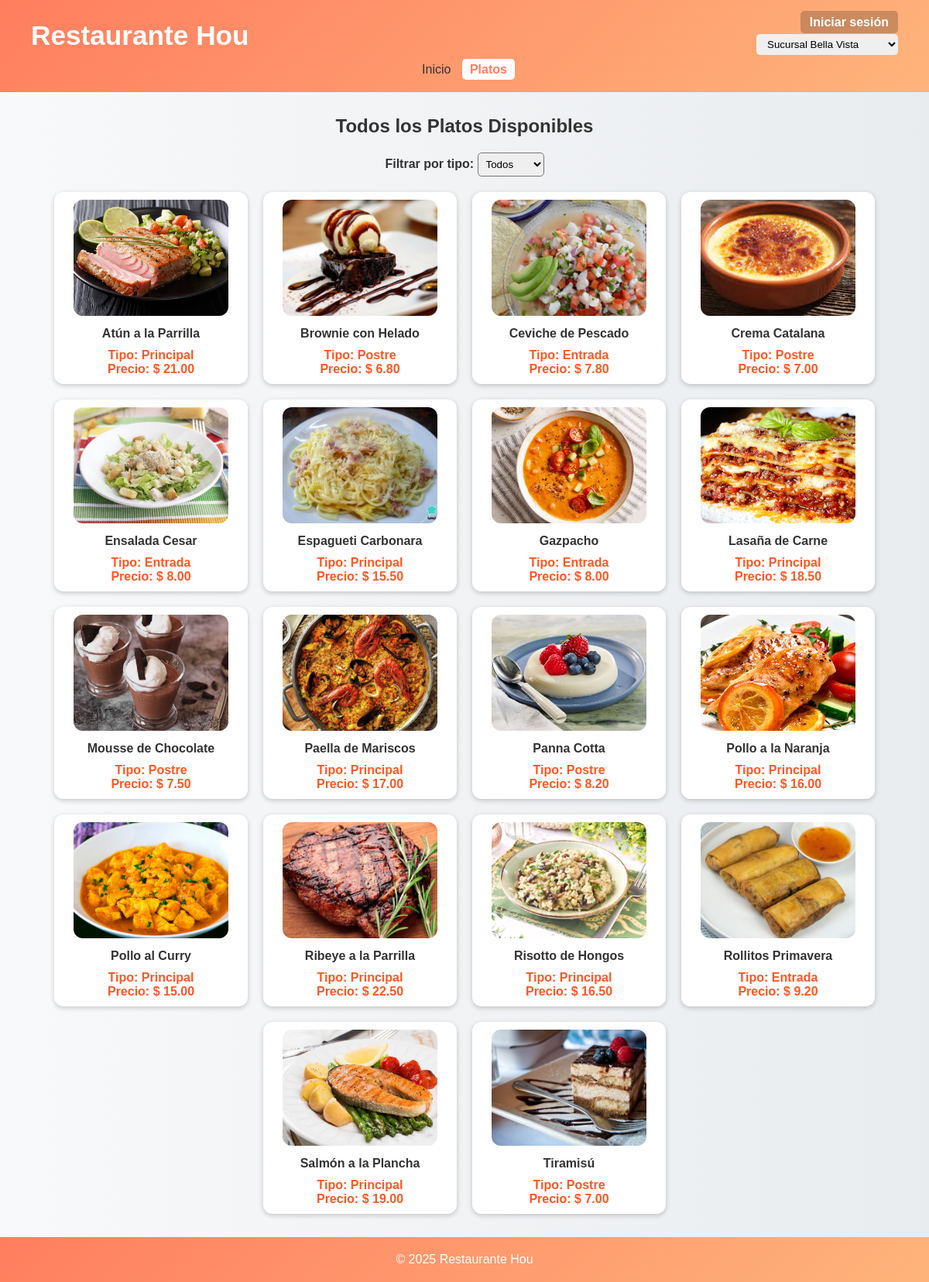
The app's page /Restaurante_Hou/platos.php?id_sucursal=1 with its own data.
### tables this page shows
CREATE TABLE `plato` (
  `codigo_plato` int(11) NOT NULL,
  `tipo` varchar(50) NOT NULL,
  `precio` decimal(10,2) NOT NULL,
  `descripcion` varchar(1000) DEFAULT NULL,
  `cedula_cocinero` varchar(13) DEFAULT NULL,
  `imagen` varchar(150) DEFAULT NULL,
  `nombre` varchar(120) DEFAULT NULL,
  `disponible` tinyint(1) NOT NULL DEFAULT 1
);

### Restaurante_Hou/platos.php (the view, shortened to what this page needs)
<?php
include 'includes/header.php';
$id_sucursal = isset($_GET['id_sucursal']) ? $_GET['id_sucursal'] : '';
$tipo = isset($_GET['tipo']) ? $_GET['tipo'] : '';
?>
<h2 style="text-align:center; margin-bottom:20px;">Todos los Platos Disponibles</h2>
<form method="GET" action="platos.php" style="margin-bottom:20px; text-align:center;">
    <label for="tipo"><strong>Filtrar por tipo:</strong></label>
    <select name="tipo" id="tipo" onchange="this.form.submit()" style="padding:6px; border-radius:5px;">
        <option value="" <?php if($tipo=='') echo 'selected'; ?>>Todos</option>
    </select>
</form>
<div class="platos-container">
<?php
if ($id_sucursal == '') {
    echo "<p style='text-align:center;'>Por favor seleccione una sucursal para ver los platos disponibles.</p>";
} else {
    $sql = "SELECT p.codigo_plato, p.nombre, p.descripcion, p.precio, p.imagen, p.tipo
            FROM Plato p
            INNER JOIN ofrece o ON p.codigo_plato = o.codigo_plato
            WHERE o.id_sucursal = ".$conn->real_escape_string($id_sucursal)."
            AND p.disponible = 1";
    $sql .= " ORDER BY p.nombre ASC";
    $result = $conn->query($sql);
    if($result && $result->num_rows > 0){
        while($plato = $result->fetch_assoc()){
            echo "<div class='plato' data-codigo='".htmlspecialchars($plato['codigo_plato'])."'>";
            echo "<img src='".htmlspecialchars($plato['imagen'])."' alt='Imagen del plato'>";
            echo "<h4>".htmlspecialchars($plato['nombre'])."</h4>";
            echo "<p><b>Tipo:</b> ".htmlspecialchars($plato['tipo'])."</p>";
            echo "<p><b>Precio:</b> $ ".number_format($plato['precio'], 2)."</p>";
            echo "</div>";
        }
    } else {
        echo "<p style='text-align:center;'>No hay platos disponibles para esta sucursal.</p>";
    }
}
include 'includes/footer.php';
?>

### Restaurante_Hou/css/estilos.css (style rules this page uses)
* { margin: 0; padding: 0; box-sizing: border-box; }
html, body { height: 100%; margin: 0; font-family: 'Arial', sans-serif; background: linear-gradient(to right, #f8f9fa, #e9ecef); color: #333; display: flex; flex-direction: column; }
.plato { flex: 0 0 auto; width: 250px; background: white; padding: 10px; border-radius: 12px; text-align: center; box-shadow: 0px 2px 6px rgba(0,0,0,0.2); transition: transform 0.3s, box-shadow 0.3s; }
.plato img { width: 200px; height: 150px; border-radius: 12px; object-fit: cover; margin-bottom: 10px; }
.plato h4 { margin-bottom: 10px; }
.plato p { font-weight: bold; color: #ff5722; }
.platos-container { display: flex; flex-wrap: wrap; gap: 20px; justify-content: center; }

### records on screen
plato: imagen (picture), nombre "Atún a la Parrilla", tipo "Principal", precio "21.00"
plato: imagen (picture), nombre "Brownie con Helado", tipo "Postre", precio "6.80"
plato: imagen (picture), nombre "Ceviche de Pescado", tipo "Entrada", precio "7.80"
plato: imagen (picture), nombre "Crema Catalana", tipo "Postre", precio "7.00"
plato: imagen (picture), nombre "Ensalada Cesar", tipo "Entrada", precio "8.00"
plato: imagen (picture), nombre "Espagueti Carbonara", tipo "Principal", precio "15.50"
plato: imagen (picture), nombre "Gazpacho", tipo "Entrada", precio "8.00"
plato: imagen (picture), nombre "Lasaña de Carne", tipo "Principal", precio "18.50"
plato: imagen (picture), nombre "Mousse de Chocolate", tipo "Postre", precio "7.50"
plato: imagen (picture), nombre "Paella de Mariscos", tipo "Principal", precio "17.00"
plato: imagen (picture), nombre "Panna Cotta", tipo "Postre", precio "8.20"
plato: imagen (picture), nombre "Pollo a la Naranja", tipo "Principal", precio "16.00"
plato: imagen (picture), nombre "Pollo al Curry", tipo "Principal", precio "15.00"
plato: imagen (picture), nombre "Ribeye a la Parrilla", tipo "Principal", precio "22.50"
plato: imagen (picture), nombre "Risotto de Hongos", tipo "Principal", precio "16.50"
plato: imagen (picture), nombre "Rollitos Primavera", tipo "Entrada", precio "9.20"
plato: imagen (picture), nombre "Salmón a la Plancha", tipo "Principal", precio "19.00"
plato: imagen (picture), nombre "Tiramisú", tipo "Postre", precio "7.00"

### other values on screen
form field id_sucursal "Sucursal Bella Vista"
